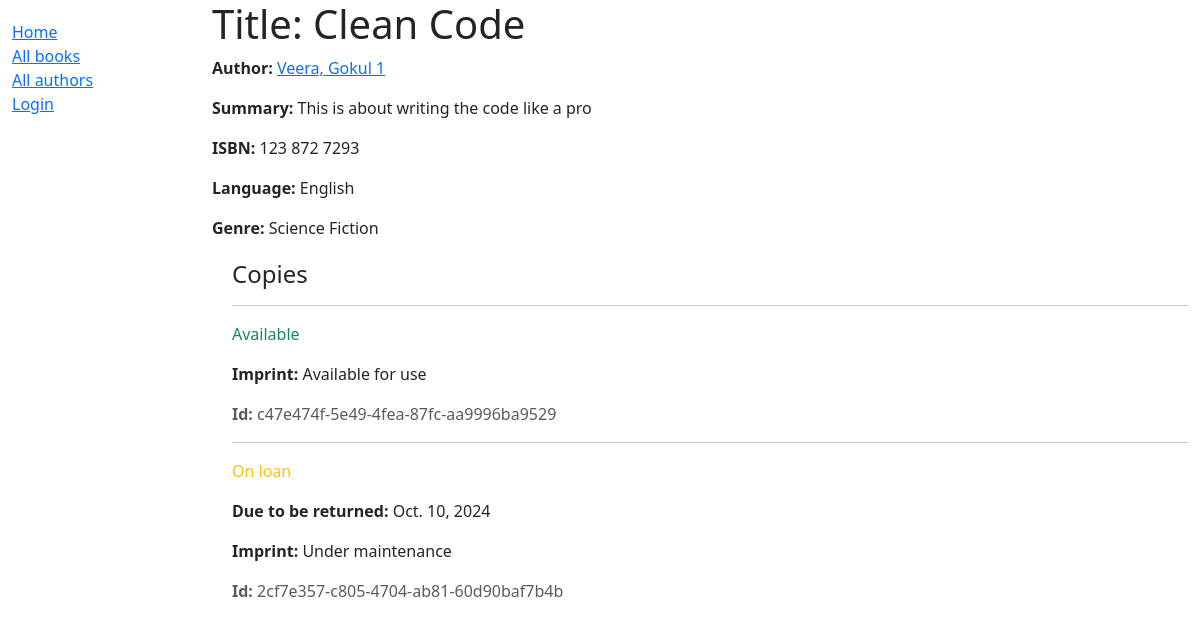
/catlog/book/1, run on an earlier commit of the app's database.
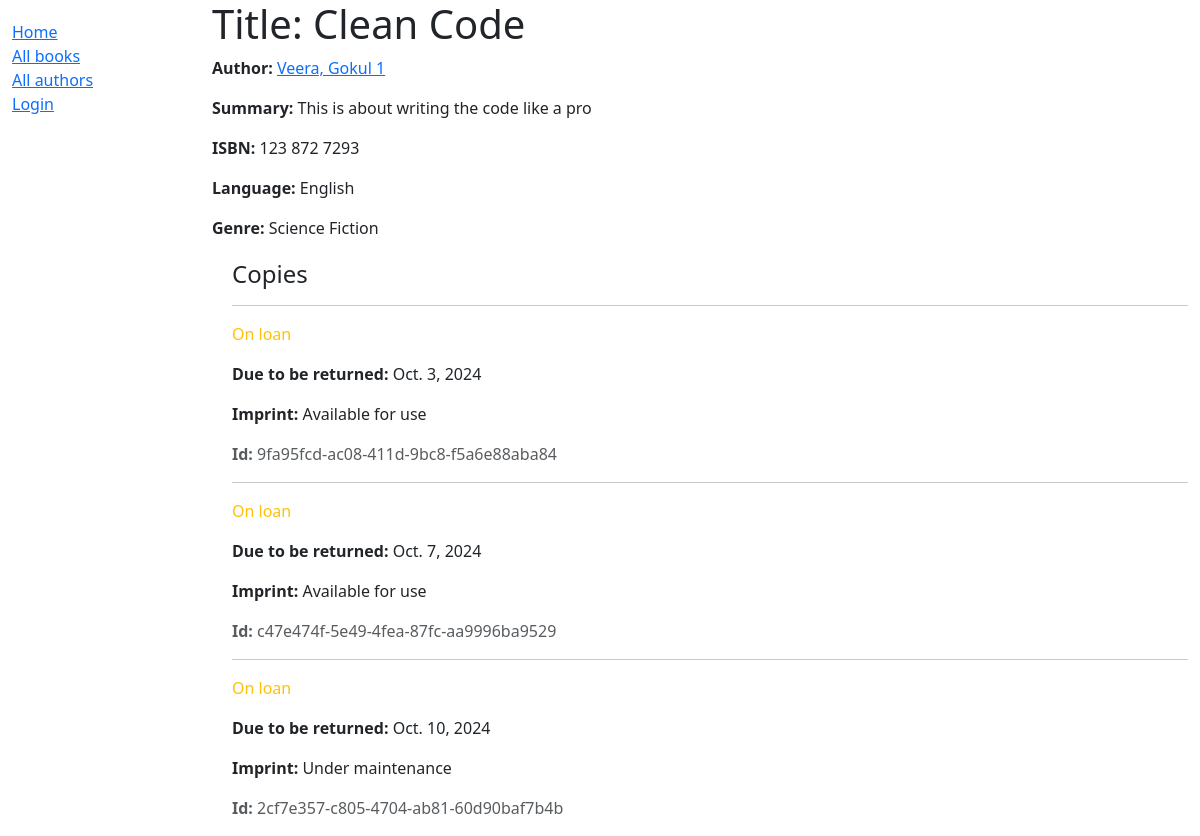
And on a later commit of the database.
### catlog/models.py (models this page shows, shortened)
class Book(models.Model):
    title = models.CharField(max_length=200)
    author = models.ForeignKey('Author', on_delete=models.RESTRICT, null=True)
    summary = models.TextField(
        max_length=1000, help_text="Enter a brief description of the book")
    isbn = models.CharField('ISBN', max_length=13,
                            unique=True,
                            help_text='13 Character <a href="https://www.isbn-international.org/content/what-isbn'
                                      '">ISBN number</a>')
    genre = models.ManyToManyField(
        Genre, help_text="Select a genre for this book")
    language = models.ForeignKey('Language', on_delete=models.PROTECT, help_text="Select a language for this book")
    def display_genre(self):
        """Create a string for the Genre. This is required to display genre in Admin."""
        return ', '.join(genre.name for genre in self.genre.all()[:3])
    display_genre.short_description = 'Genre'

class Author(models.Model):
    first_name = models.CharField(max_length=100)
    last_name = models.CharField(max_length=100)
    date_of_birth = models.DateField(null=True, blank=True)
    date_of_death = models.DateField('Died', null=True, blank=True)
    class Meta:
        ordering = ['first_name', 'last_name']
    def get_absolute_url(self):
        return reverse('author-detail', args=[str(self.id)])
    def __str__(self):
        return f'{self.first_name}, {self.last_name}'

class Language(models.Model):
    language = models.CharField(
        max_length=200,
        unique=True,
        help_text="Enter a book Language (e.g. Tamil, English, German, etc..)"
    )
    def __str__(self):
        return self.language
    class Meta:
        constraints = [
            UniqueConstraint(
                Lower('language'),
                name='language_name_case_insensitive_unique',
                violation_error_message = "Language already exists (case insensitive match)"
            ),
        ]

class Genre(models.Model):
    name = models.CharField(
        max_length=200,
        unique=True,
        help_text="Enter a book genre (e.g. Science Fiction, French Poetry etc.)"
    )
    def __str__(self):
        return self.name
    class Meta:
        constraints = [
            UniqueConstraint(
                Lower('name'),
                name='genre_name_case_insensitive_unique',
                violation_error_message = "Genre already exists (case insensitive match)"
            ),
        ]

class BookInstance(models.Model):
    id = models.UUIDField(primary_key=True, default=uuid.uuid4,
                          help_text="Unique ID for this particular book across whole library")
    book = models.ForeignKey(Book, on_delete=models.RESTRICT, null=True)
    imprint = models.CharField(max_length=200)
    due_back = models.DateField(null=True, blank=True)
    borrower = models.ForeignKey(settings.AUTH_USER_MODEL, on_delete=models.SET_NULL, null=True, blank=True)
    LOAN_STATUS = (
        ('m', 'Maintenance'),
        ('o', 'On loan'),
        ('a', 'Available'),
        ('r', 'Reserved'),
    )
    status = models.CharField(
        max_length=1,
        choices=LOAN_STATUS,
        blank=True,
        default='m',
        help_text='Book availability',
    )
    class Meta:
        ordering = ['due_back']
        permissions = (
        ("can_mark_returned", "Set book as returned"),
        ("staff_user", "Staff user"),
    )

### catlog/views.py (the view)
# urls.py: path('book/<int:pk>', views.BookDetailView.as_view(), name='book-detail'),
class BookDetailView(generic.DetailView):
    model = Book
    template_name = 'catlog/book_detail.html'

### catlog/templates/catlog/book_detail.html (shortened to what this page needs)
{% extends "base_generic.html" %}
{% block content %}
  <h1>Title: {{ book.title }}</h1>
  <p><strong>Author:</strong> <a href="{{ book.author.get_absolute_url }}">{{ book.author }} {{book.author_id}}</a></p>
  <p><strong>Summary:</strong> {{ book.summary }}</p>
  <p><strong>ISBN:</strong> {{ book.isbn }}</p>
  <p><strong>Language:</strong> {{ book.language }}</p>
  <p><strong>Genre:</strong> {{ book.genre.all|join:", " }}</p>
  <div style="margin-left:20px;margin-top:20px">
    {% if book.bookinstance_set.all.count > 0 %}
      <h4>Copies</h4>
      {% for copy in book.bookinstance_set.all %}
        <hr />
        <p
          class="{% if copy.status == 'a' %}text-success{% elif copy.status == 'm' %}text-danger{% else %}text-warning{% endif %}">
          {{ copy.get_status_display }}
        </p>
        {% if copy.status != 'a' %}
          <p><strong>Due to be returned:</strong> {{ copy.due_back }}</p>
        {% endif %}
        <p><strong>Imprint:</strong> {{ copy.imprint }}</p>
        <p class="text-muted"><strong>Id:</strong> {{ copy.id }}</p>
      {% endfor %}
    {% else %}
      <h4>No copies are available</h4>
    {% endif %}
  </div>
{% endblock %}
{% block sidebar %}
  {{ block.super }}
{% endblock %}

### catlog/templates/base_generic.html (shortened to what this page needs)
<!doctype html>
<html lang="en">
  <head>
    <link href="https://cdn.jsdelivr.net/npm/bootstrap@5.3.3/dist/css/bootstrap.min.css"
      rel="stylesheet"
>
    {% load static %}
    <link rel="stylesheet" href="{% static 'css/styles.css' %}" />
  </head>
  <body>
    <div class="container-fluid">
      <div class="row">
        <div class="col-sm-2">
          {% block sidebar %}
            <ul class="sidebar-nav">
              <li><a href="{% url 'index' %}">Home</a></li>
              <li><a href="{% url 'books' %}">All books</a></li>
              <li><a href="{% url 'authors' %}">All authors</a></li>
              {% if user.is_authenticated %}
                <li>User: {{ user.get_username }}</li>
                <li><a href="{% url 'my-borrowed' %}">My Borrowed</a></li>
                <li>
                  <form id="logout-form" method="post" action="{% url 'logout' %}">
                    {% csrf_token %}
                    <button type="submit" class="btn btn-link">Logout</button>
                  </form>
                </li>
              {% else %}
              <li><a href="{% url 'login' %}?next={% url 'my-borrowed' %}">Login</a></li>
              {% endif %}
            </ul>
          {% endblock %}
        </div>
        <div class="col-sm-10 ">{% block content %}{% endblock %}
      </div>
      </div>
    </div>
  </body>
</html>

### catlog/static/css/styles.css (style rules this page uses)
.sidebar-nav { margin-top: 20px; padding: 0; list-style: none; }

What changed in the data, as far as the page shows it:
added BookInstance: status "On loan", due_back "Oct. 3, 2024", imprint "Available for use", id "9fa95fcd-ac08-411d-9bc8-f5a6e88aba84"
changed BookInstance "c47e474f-5e49-4fea-87fc-aa9996ba9529": status "Available" → "On loan"; due_back (not shown) → "Oct. 7, 2024"
